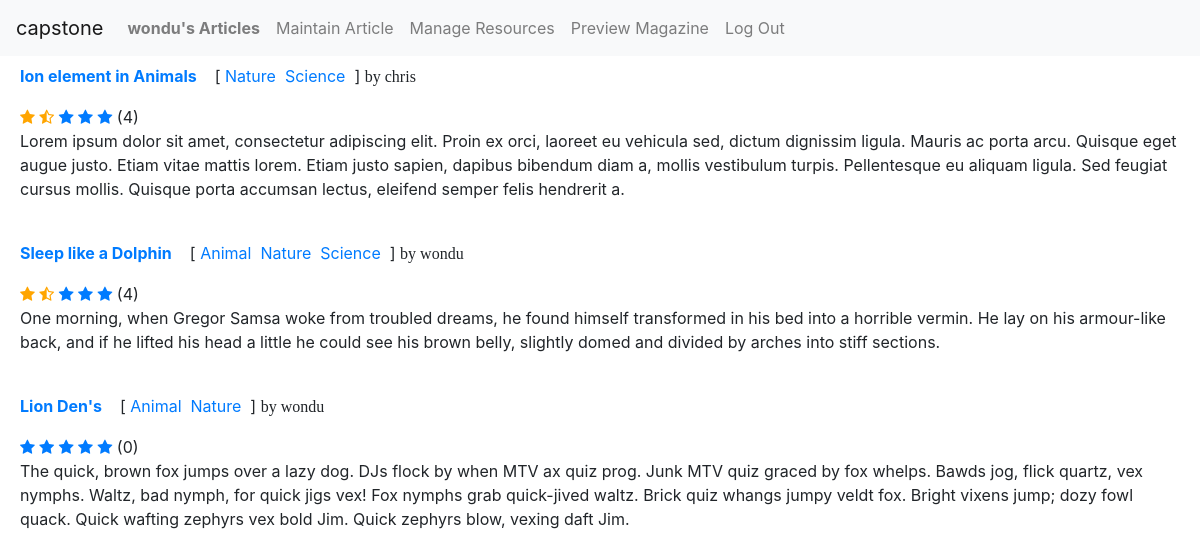
Page / (signed in) on the committed database.
### capstone/models.py (models this page shows, shortened)
class User(AbstractUser):
    pass

class Article(models.Model):
    article_by = models.ForeignKey("User", on_delete=models.CASCADE, related_name="article_user")
    title= models.CharField(max_length=100, unique=True)
    synopsis= models.CharField(max_length=2000)
    content= models.CharField(max_length=20000)
    publish_date = models.DateTimeField(default=timezone.now)
    read_count = models.IntegerField(default=0)
    article_picture = models.CharField(max_length=10000,default='')
    article_column = models.IntegerField(default=1)

class Tag(models.Model):
    id=models.AutoField(primary_key=True)
    tag_name = models.CharField(max_length=100, unique=True)

### capstone/views.py (the view)
# urls.py: path("", views.index, name="index"),
def index(request):
    error=""
    if request.user.is_authenticated:
        tags = Tag.objects.all().order_by("tag_name")
        articles = Article.objects.all().order_by("publish_date").reverse()
        articles_final= article_decorated(articles)
        return render(request, "capstone/index.html",{
        "articles": articles_final,
        "error": error
    })
    else:
        return HttpResponseRedirect(reverse("login"))

### capstone/templates/capstone/index.html (shortened to what this page needs)
{% extends "capstone/layout.html" %}
{% block body %}
<div id="article-list">
    {% if user.is_authenticated %}
        {% for art in articles %}
            <p><a href="{% url 'view_article' art.id %}"><b>{{ art.title }}</b></a>
                &nbsp;&nbsp;
                [
                    {% for t in art.tag_list%}
                        <a href="{% url 'tag' t %}">{{ t }}</a>&nbsp;
                    {% endfor %}
                ]
            <span style="font-family: Garamond, serif;">by {{ art.article_by }}</span>
            </p>
            <div>
                <a href="{% url 'star' art.star_list|join:',' %}">
                {% for rd in art.star_list %}
                    {% if rd == 'y' %}
                        <span class="fa fa-star-half-o fa-custom"></span>
                    {% elif rd == 'x' %}
                        <span class="fa fa-star"></span>
                    {% else %}
                        <span class="fa fa-star fa-custom"></span>
                    {% endif %}
                {% endfor %}
                </a>
                <span>({{art.read_count}})</span>
            </div>
            <p>{{ art.synopsis }}</p>
            <br>
        {% endfor %}
    {% endif %}
</div>
{% endblock %}

### capstone/templates/capstone/layout.html (shortened to what this page needs)
{% load static %}
<!DOCTYPE html>
<html lang="en">
    <head>
        <link rel="stylesheet" href="https://stackpath.bootstrapcdn.com/bootstrap/4.4.1/css/bootstrap.min.css">
        <link href="{% static 'capstone/styles.css' %}" rel="stylesheet">
        <link rel="stylesheet" href="https://cdnjs.cloudflare.com/ajax/libs/font-awesome/4.7.0/css/font-awesome.min.css">
    </head>
    <body>
        <nav class="navbar navbar-expand-lg navbar-light bg-light">
            <a class="navbar-brand" href="{% url 'index' %}">capstone</a>
            <div>
              <ul class="navbar-nav mr-auto">
                {% if user.is_authenticated %}
                    <li class="nav-item">
                        <a class="nav-link" href="{% url 'author' %}"><strong>{{ user.username }}'s Articles</strong></a>
                    </li>
                {% endif %}
                <li class="nav-item">
                  <a class="nav-link" href="{% url 'maintain_article' 'article' %}">Maintain Article</a>
                </li>
                {% if user.is_authenticated %}
                    <li class="nav-item">
                        <a class="nav-link" href="{% url 'manage_resource' 'tag' %}">Manage Resources</a>
                    </li>
                    <li class="nav-item">
                        <a class="nav-link" href="{% url 'view_magazine' %}">Preview Magazine</a>
                    </li>
                    <li class="nav-item">
                        <a class="nav-link" href="{% url 'logout' %}">Log Out</a>
                    </li>
                {% endif %}
              </ul>
            </div>
          </nav>
        <div class="body">
            {% block body %}
            {% endblock %}
        </div>
    </body>
</html>

### capstone/static/capstone/styles.css (style rules this page uses)
#article-list, #manage-article { margin: 0px 20px; }
.fa-custom { color: orange; }

### rows in the picture
User: username "wondu", article_by "wondu" "wondu"
Article: title "Ion element in Animals", synopsis "Lorem ipsum dolor sit amet, consectetur adipiscing elit. Proin ex orci, laoreet eu vehicula sed, dictum dignissim ligula. Mauris ac porta arcu. Quisque eget augue justo. Etiam vitae mattis lorem. Etiam justo sapien, dapibus bibendum diam a, mollis vestibulum turpis. Pellentesque eu aliquam ligula. Sed feugiat cursus mollis. Quisque porta accumsan lectus, eleifend semper felis hendrerit a."
Tag: tag_list "Nature" "Nature" "Nature"
Tag: tag_list "Science" "Science"
User: article_by "chris"
Article: title "Sleep like a Dolphin", synopsis "One morning, when Gregor Samsa woke from troubled dreams, he found himself transformed in his bed into a horrible vermin. He lay on his armour-like back, and if he lifted his head a little he could see his brown belly, slightly domed and divided by arches into stiff sections."
Tag: tag_list "Animal" "Animal"
Article: title "Lion Den's", synopsis "The quick, brown fox jumps over a lazy dog. DJs flock by when MTV ax quiz prog. Junk MTV quiz graced by fox whelps. Bawds jog, flick quartz, vex nymphs. Waltz, bad nymph, for quick jigs vex! Fox nymphs grab quick-jived waltz. Brick quiz whangs jumpy veldt fox. Bright vixens jump; dozy fowl quack. Quick wafting zephyrs vex bold Jim. Quick zephyrs blow, vexing daft Jim."

### other values in the picture
{{ art.read_count }} "4" "4" "0"
